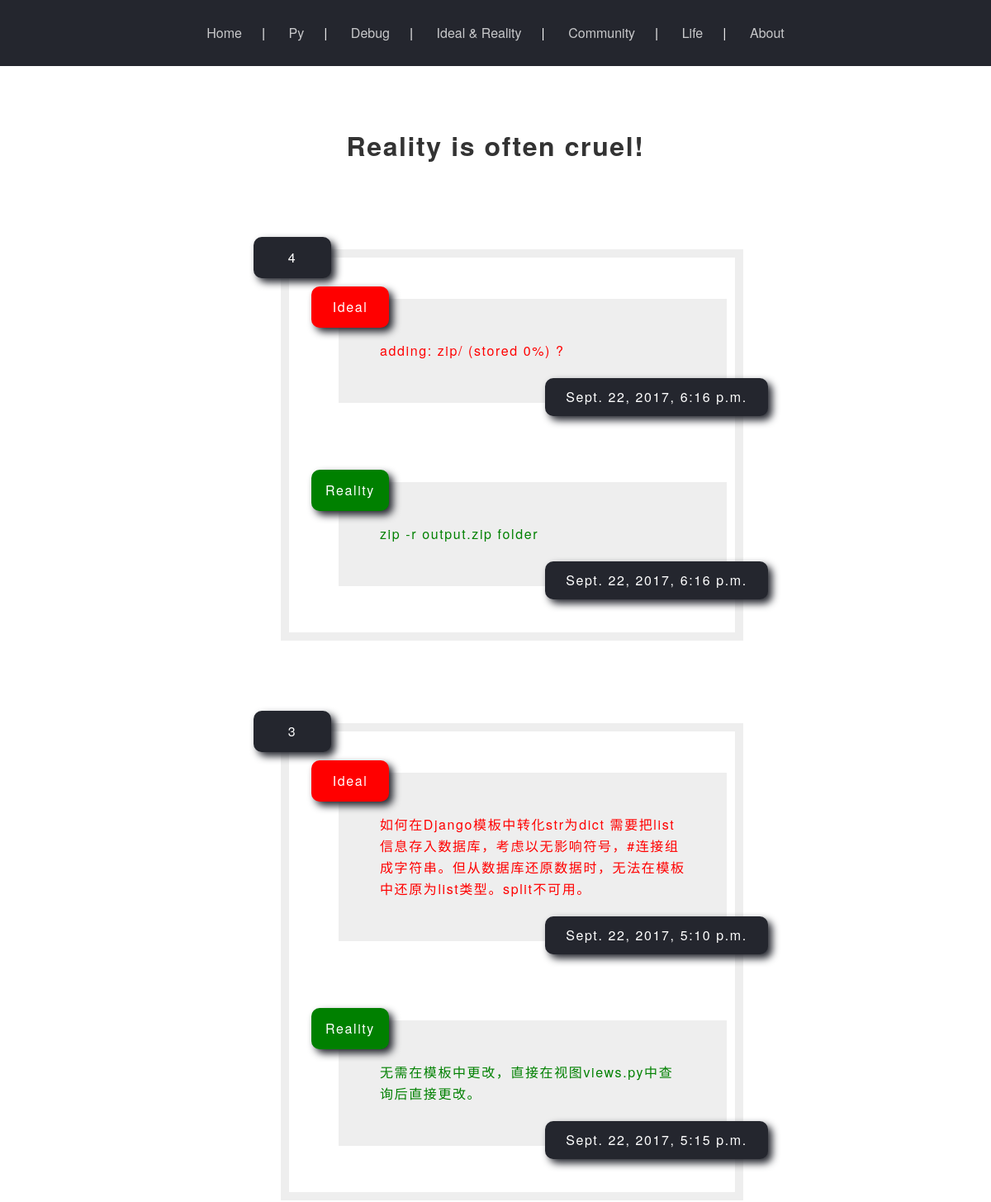
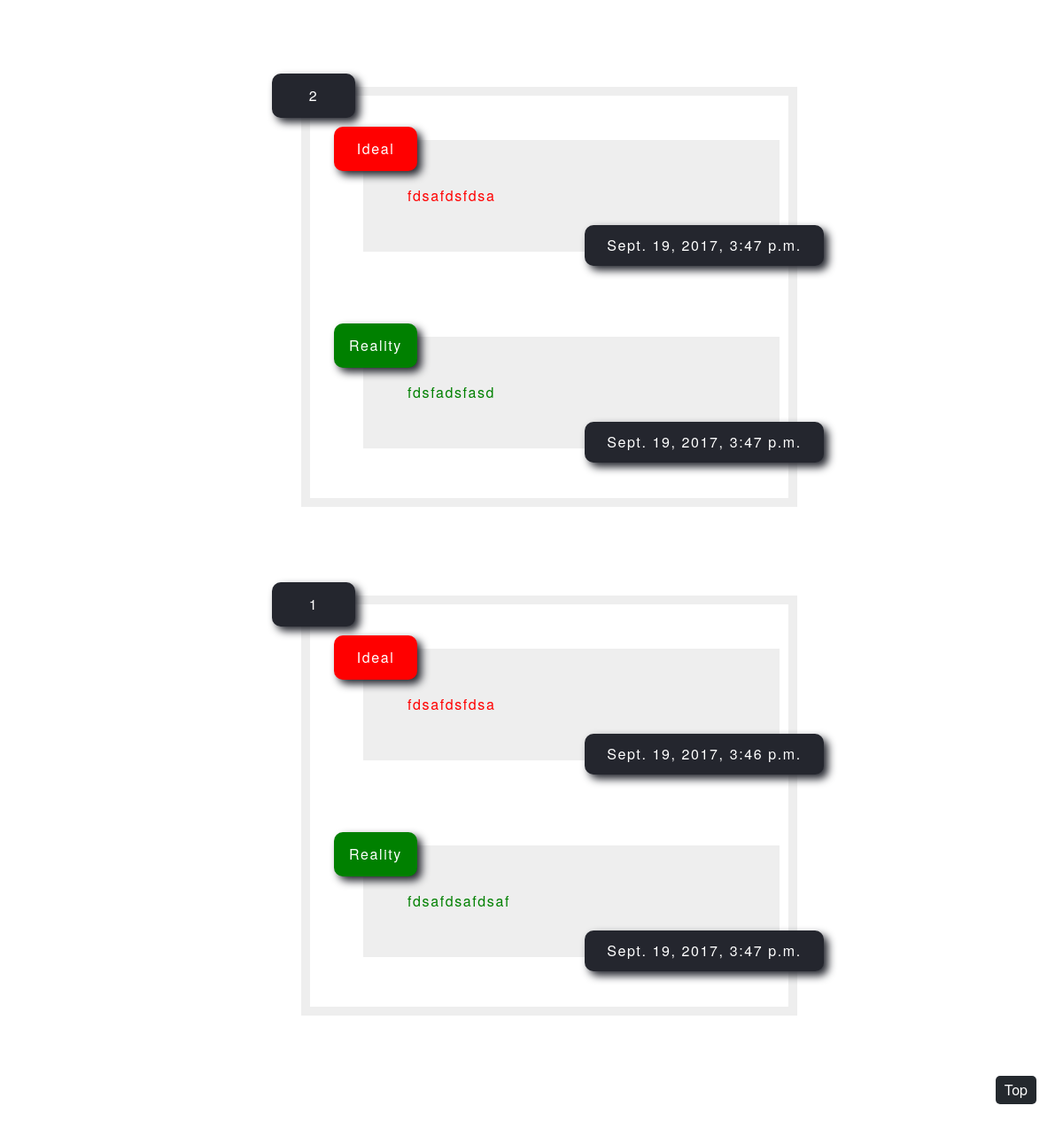
Page /ideal&reality/ on the earlier database version (2 pictures, top to bottom).
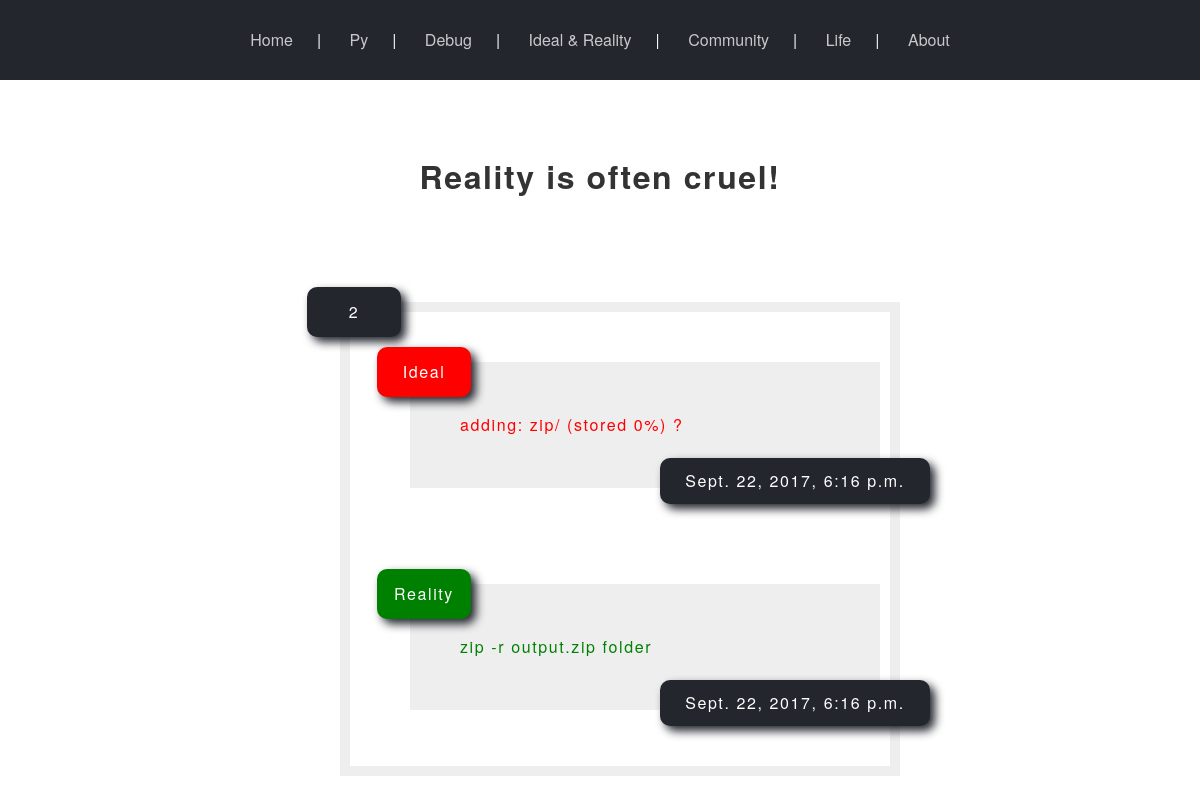
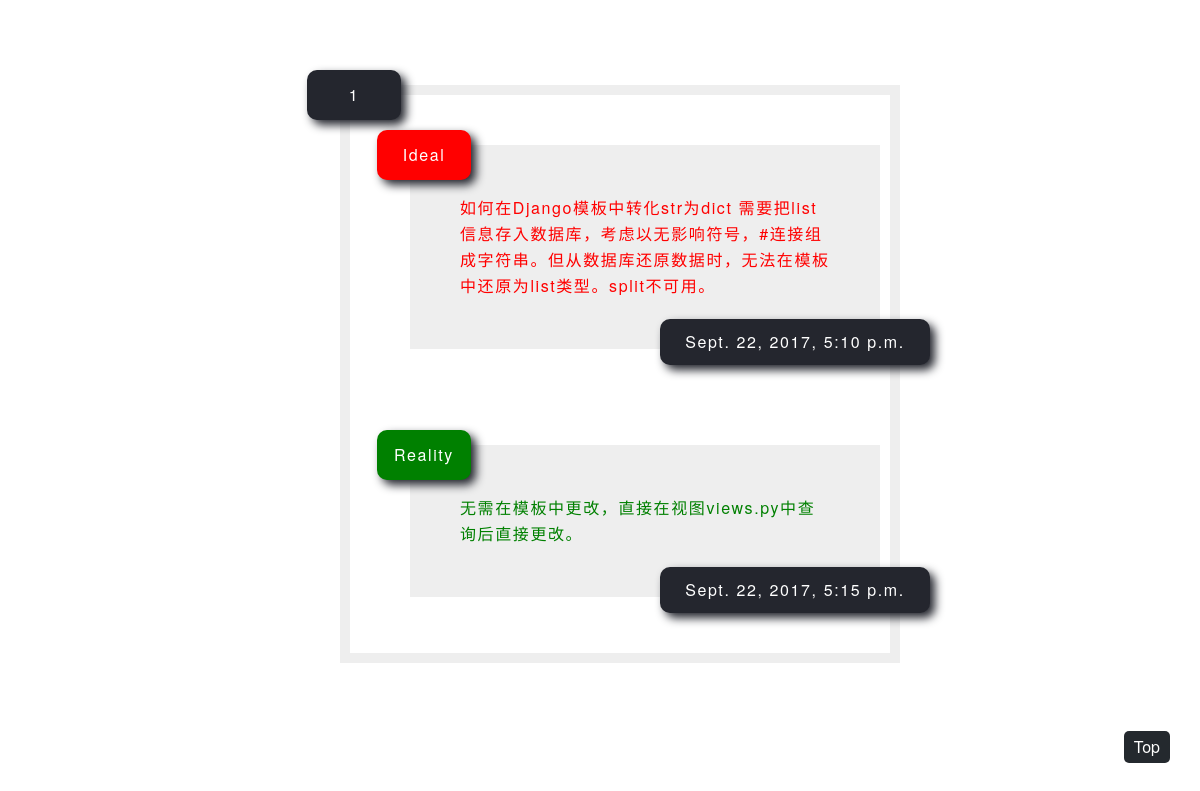
Same page on the later database version (2 pictures, top to bottom).
### blog/models.py (models this page shows)
class Ideal_Reality(models.Model):
	ideal = models.TextField()
	ideal_timestamp = models.DateTimeField()
	reality = models.TextField(blank=True)
	reality_timestamp = models.DateTimeField(blank=True,null=True)

### blog/views.py (the view)
# urls.py: url(r'^ideal&reality/$',ideal_reality),
def ideal_reality(request):
	ideal_reality_list = Ideal_Reality.objects.order_by('-ideal_timestamp')#按时间戳排序
	return render_to_response('ideal_reality.html',{'ideal_reality_list' : ideal_reality_list})

### blog/templates/ideal_reality.html (shortened to what this page needs)
{% include 'head.html' %}
	<div id='main'>
		<div id='page'>
<h1 style='text-align:center;'>Reality is often cruel!</h1>
<ul>
{% for ideal_reality in ideal_reality_list %}
	<li>
		<div class='tip' style='background: #24262e;'>{{ forloop.revcounter }}</div>
		<ul class='log'>
			<li>
				<div class='tip'>Ideal</div>
				<div class='left'>{{ ideal_reality.ideal | safe }}</div>
				<div class='time' style='bottom:30px;'>{{ ideal_reality.ideal_timestamp }}</div>
			</li>
			<li>
				<div class='tip' style='background: green;'>Reality</div>
				<div class='right'>{{ ideal_reality.reality | safe }}</div>
				<div class='time' style='bottom: 30px;'>{{ ideal_reality.reality_timestamp }}</div>
			</li>
		</ul>
	</li>
{% endfor %}
</ul>
		</div>
	</div>
</body>

Differences in the rows shown:
removed Ideal_Reality: ideal "fdsafdsfdsa", ideal_timestamp "Sept. 19, 2017, 3:47 p.m.", reality "fdsfadsfasd", reality_timestamp "Sept. 19, 2017, 3:47 p.m."
removed Ideal_Reality: ideal "fdsafdsfdsa", ideal_timestamp "Sept. 19, 2017, 3:46 p.m.", reality "fdsafdsafdsaf", reality_timestamp "Sept. 19, 2017, 3:47 p.m."
